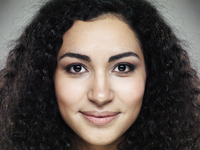
#> input picture photos/face_noun.jpg, 200 x 150 px, given in place of input_image.jpg, which was not available
$ python shape_counter.py
#> lines starting #> are read from the running program, lines starting #| are printed output that depends on the picture; after the words box and inside, x2 and y2 are one past the last pixel; in counts of white or black regions, pixels touching at a corner belong together; pictures that were not available may be replaced by others from this repository, and a replacement may not be noted
#1: Lines 1-20# import the necessary packages
import argparse
import imutils
import cv2

# construct the argument parser and parse the arguments
# ap = argparse.ArgumentParser()
# ap.add_argument("-i", "--input", required=True,
# 	help="path to input image")
# ap.add_argument("-o", "--output", required=True,
# 	help="path to output image")
# args = vars(ap.parse_args())
args = {
	"input": "path/to/input_image.jpg",
	"output": "path/to/output_image.jpg"
}
# load the input image from disk
image = cv2.imread(args["input"])
#> image is the input picture: shape (150, 200, 3); mean B, G, R 77.3, 82.8, 91.8

# convert the image to grayscale, blur it, and threshold it
gray = cv2.cvtColor(image, cv2.COLOR_BGR2GRAY)
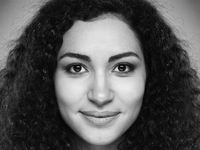
#> gray: shape (150, 200); min 1, max 238, mean 84.9
blurred = cv2.GaussianBlur(gray, (5,5), 0)
thresh = cv2.threshold(blurred, 60, 255, cv2.THRESH_BINARY)[1]
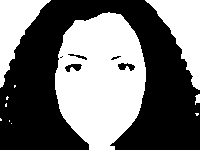
#> thresh: shape (150, 200); 45% white; 11 white regions (7 under 20 px)

# extract contours from the image
cnts = cv2.findContours(thresh.copy(), cv2.RETR_EXTERNAL,
	cv2.CHAIN_APPROX_SIMPLE)
#> cnts = 11 contours, 7 with area under 20; largest, box (x1, y1, x2, y2) and area: (55, 12, 146, 150) 9383, (145, 0, 200, 90) 2090, (0, 0, 51, 88) 1761, (195, 94, 200, 105) 26
cnts = imutils.grab_contours(cnts)

# loop over the contours and draw them on the input image
for c in cnts:
	cv2.drawContours(image, [c], -1, (0, 0, 255), 2)
#> this loop made 11 passes
#> c on passes 1, 2, 3, 5, 8: [[11, 123]], [[9, 120], [9, 121]], [[0, 118], [0, 120], [1, 120], [1, 119]], [[6, 103], [5, 104], [5, 106], [6, 106]], [[14, 85], [14, 87], [15, 86], [15, 85]]
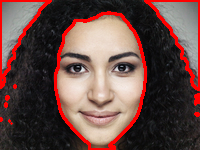
#> image: shape (150, 200, 3); 9.1% of pixels changed, all inside (x1, y1, x2, y2) = (0, 0, 200, 150)

# display the total number of shapes on the image
text = "I found {} total shapes".format(len(cnts))
#> text = 'I found 11 total shapes'
cv2.putText(image, text, (10, 20), cv2.FONT_HERSHEY_SIMPLEX, 0.5,
		(0, 0, 255), 2)
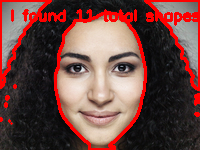
#> image: shape (150, 200, 3); 3.1% of pixels changed, all inside (x1, y1, x2, y2) = (11, 9, 198, 26)

# write the output image to disk
cv2.imwrite(args["output"], image)
